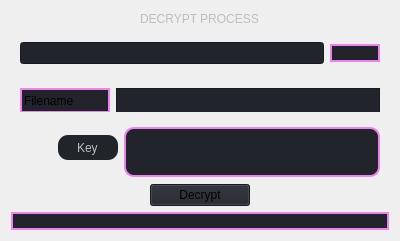
                          <widget class="QWidget" name="block_output_widget" native="true">
                           <layout class="QVBoxLayout" name="verticalLayout">
                            <item>
                             <widget class="QLineEdit" name="block_decrypt_process">
                              <property name="enabled">
                               <bool>false</bool>
                              </property>
                              <property name="styleSheet">
                               <string notr="true">background-color: transparent;
border: none;</string>
                              </property>
                              <property name="text">
                               <string>DECRYPT PROCESS</string>
                              </property>
                              <property name="alignment">
                               <set>Qt::AlignCenter</set>
                              </property>
                              <property name="readOnly">
                               <bool>true</bool>
                              </property>
                             </widget>
                            </item>
                            <item>
                             <widget class="QWidget" name="block_decrypt_search_widget" native="true">
                              <layout class="QHBoxLayout" name="horizontalLayout_19">
                               <item>
                                <widget class="QLineEdit" name="block_decrypt_filepath">
                                 <property name="enabled">
                                  <bool>true</bool>
                                 </property>
                                 <property name="styleSheet">
                                  <string notr="true">background-color: rgb(33, 37, 43);</string>
                                 </property>
                                 <property name="readOnly">
                                  <bool>false</bool>
                                 </property>
                                </widget>
                               </item>
                               <item>
                                <widget class="QPushButton" name="block_decrypt_filepath_btn">
                                 <property name="minimumSize">
                                  <size>
                                   <width>50</width>
                                   <height>0</height>
                                  </size>
                                 </property>
                                 <property name="maximumSize">
                                  <size>
                                   <width>50</width>
                                   <height>16777215</height>
                                  </size>
                                 </property>
                                 <property name="styleSheet">
                                  <string notr="true">background-color: rgb(33, 37, 43);
border: 2px solid violet;</string>
                                 </property>
                                 <property name="text">
                                  <string/>
                                 </property>
                                 <property name="icon">
                                  <iconset resource="resources.qrc">
                                   <normaloff>:/icons/images/icons/cil-folder-open.png</normaloff>:/icons/images/icons/cil-folder-open.png</iconset>
                                 </property>
                                </widget>
                               </item>
                              </layout>
                             </widget>
                            </item>
                            <item>
                             <widget class="QWidget" name="block_decrypt_filename_widget" native="true">
                              <property name="minimumSize">
                               <size>
                                <width>0</width>
                                <height>33</height>
                               </size>
                              </property>
                              <property name="maximumSize">
                               <size>
                                <width>16777215</width>
                                <height>33</height>
                               </size>
                              </property>
                              <layout class="QHBoxLayout" name="horizontalLayout_20">
                               <item>
                                <widget class="QLineEdit" name="block_decrrypt_filename_tittle">
                                 <property name="sizePolicy">
                                  <sizepolicy hsizetype="Fixed" vsizetype="Fixed">
                                   <horstretch>0</horstretch>
                                   <verstretch>0</verstretch>
                                  </sizepolicy>
                                 </property>
                                 <property name="minimumSize">
                                  <size>
                                   <width>90</width>
                                   <height>25</height>
                                  </size>
                                 </property>
                                 <property name="maximumSize">
                                  <size>
                                   <width>90</width>
                                   <height>25</height>
                                  </size>
                                 </property>
                                 <property name="styleSheet">
                                  <string notr="true">background-color: rgb(33, 37, 43);
border: 2px solid violet;
</string>
                                 </property>
                                 <property name="text">
                                  <string>Filename</string>
                                 </property>
                                </widget>
                               </item>
                               <item>
                                <widget class="QTextEdit" name="block_decrypt_filename">
                                 <property name="minimumSize">
                                  <size>
                                   <width>0</width>
                                   <height>25</height>
                                  </size>
                                 </property>
                                 <property name="maximumSize">
                                  <size>
                                   <width>16777215</width>
                                   <height>25</height>
                                  </size>
                                 </property>
                                 <property name="styleSheet">
                                  <string notr="true">background-color: rgb(33, 37, 43);</string>
                                 </property>
                                </widget>
                               </item>
                              </layout>
                             </widget>
                            </item>
                            <item>
                             <widget class="QWidget" name="block_key_widget" native="true">
                              <property name="minimumSize">
                               <size>
                                <width>0</width>
                                <height>60</height>
                               </size>
                              </property>
                              <property name="maximumSize">
                               <size>
                                <width>16777215</width>
                                <height>60</height>
                               </size>
                              </property>
                              <layout class="QHBoxLayout" name="horizontalLayout_16">
                               <item>
                                <widget class="QPushButton" name="block_key_icon">
                                 <property name="enabled">
                                  <bool>false</bool>
                                 </property>
                                 <property name="minimumSize">
                                  <size>
                                   <width>0</width>
                                   <height>25</height>
                                  </size>
                                 </property>
                                 <property name="maximumSize">
                                  <size>
                                   <width>16777215</width>
                                   <height>25</height>
                                  </size>
                                 </property>
                                 <property name="styleSheet">
                                  <string notr="true">border: none;</string>
                                 </property>
                                 <property name="text">
                                  <string/>
                                 </property>
                                 <property name="icon">
                                  <iconset resource="resources.qrc">
                                   <normaloff>:/icons/images/icons/public_key_2.png</normaloff>:/icons/images/icons/public_key_2.png</iconset>
                                 </property>
                                </widget>
                               </item>
                               <item>
                                <widget class="QLineEdit" name="block_key_message">
                                 <property name="enabled">
                                  <bool>false</bool>
                                 </property>
                                 <property name="minimumSize">
                                  <size>
                                   <width>60</width>
                                   <height>25</height>
                                  </size>
                                 </property>
                                 <property name="maximumSize">
                                  <size>
                                   <width>60</width>
                                   <height>25</height>
                                  </size>
                                 </property>
                                 <property name="styleSheet">
                                  <string notr="true">background-color: rgb(33, 37, 43);
border: none;
border-radius: 10px;</string>
                                 </property>
                                 <property name="text">
                                  <string>Key</string>
                                 </property>
                                 <property name="alignment">
                                  <set>Qt::AlignCenter</set>
                                 </property>
                                </widget>
                               </item>
                               <item>
                                <widget class="QTextEdit" name="block_key_output">
                                 <property name="minimumSize">
                                  <size>
                                   <width>0</width>
                                   <height>50</height>
                                  </size>
                                 </property>
                                 <property name="maximumSize">
                                  <size>
                                   <width>16777215</width>
                                   <height>50</height>
                                  </size>
                                 </property>
                                 <property name="styleSheet">
                                  <string notr="true">background-color: rgb(33, 37, 43);
border: 2px solid violet;
border-radius: 10px;</string>
                                 </property>
                                </widget>
                               </item>
                              </layout>
                             </widget>
                            </item>
                            <item alignment="Qt::AlignHCenter">
                             <widget class="QPushButton" name="block_decrypt_btn">
                              <property name="sizePolicy">
                               <sizepolicy hsizetype="Fixed" vsizetype="Expanding">
                                <horstretch>0</horstretch>
                                <verstretch>0</verstretch>
                               </sizepolicy>
                              </property>
                              <property name="minimumSize">
                               <size>
                                <width>100</width>
                                <height>0</height>
                               </size>
                              </property>
                              <property name="maximumSize">
                               <size>
                                <width>500</width>
                                <height>40</height>
                               </size>
                              </property>
                              <property name="styleSheet">
                               <string notr="true">background-color: rgb(33, 37, 43);</string>
                              </property>
                              <property name="text">
                               <string>Decrypt</string>
                              </property>
                              <property name="icon">
                               <iconset resource="resources.qrc">
                                <normaloff>:/icons/images/icons/cil-lock-locked.png</normaloff>:/icons/images/icons/cil-lock-locked.png</iconset>
                              </property>
                             </widget>
                            </item>
                            <item>
                             <widget class="QLabel" name="block_decrypt_output">
                              <property name="sizePolicy">
                               <sizepolicy hsizetype="Expanding" vsizetype="Expanding">
                                <horstretch>0</horstretch>
                                <verstretch>0</verstretch>
                               </sizepolicy>
                              </property>
                              <property name="styleSheet">
                               <string notr="true">background-color: rgb(33, 37, 43);
border: 2px solid violet;
</string>
                              </property>
                              <property name="text">
                               <string/>
                              </property>
                              <property name="alignment">
                               <set>Qt::AlignCenter</set>
                              </property>
                             </widget>
                            </item>
                           </layout>
                          </widget>
